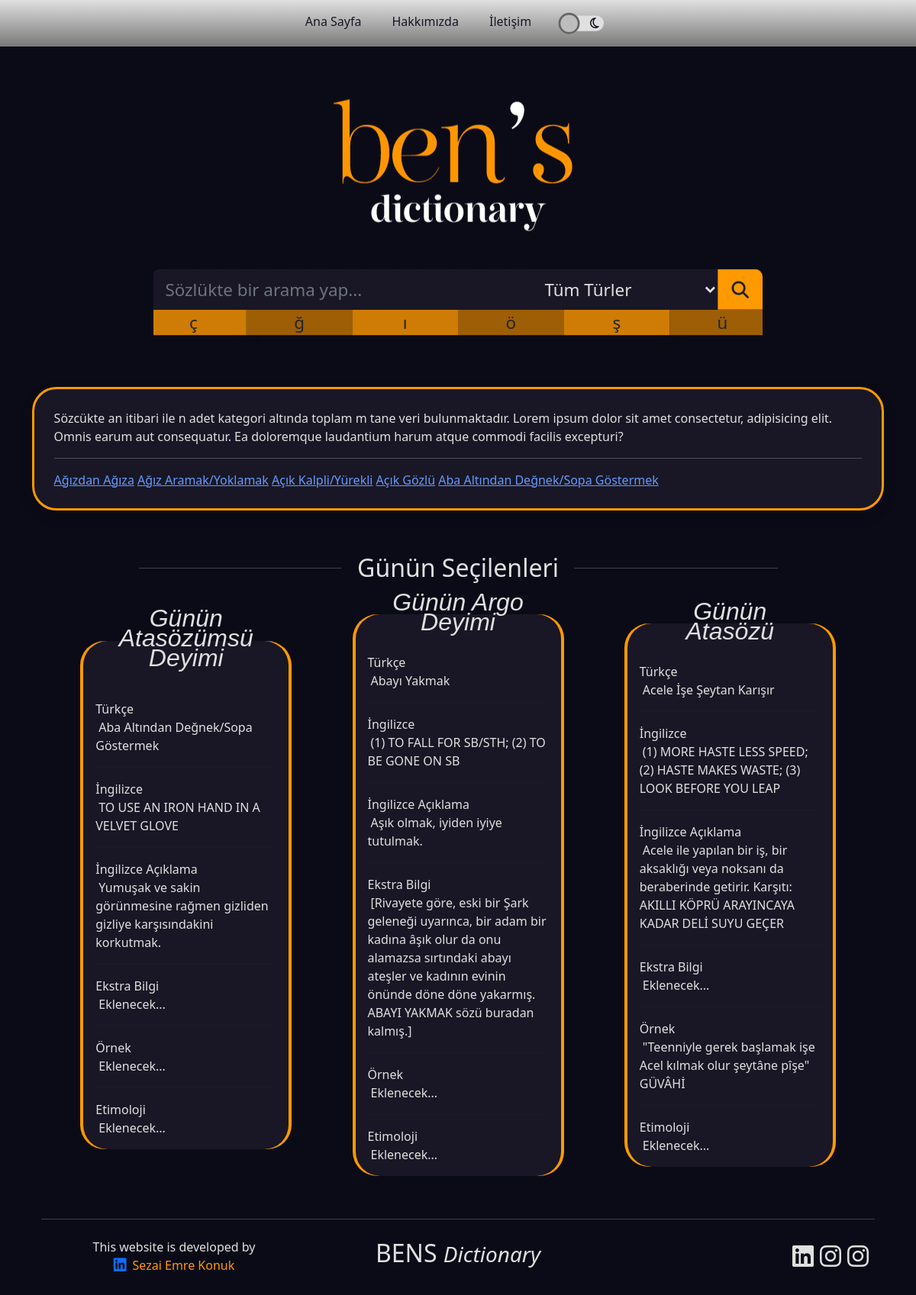
/, run on an earlier commit of the app's database.
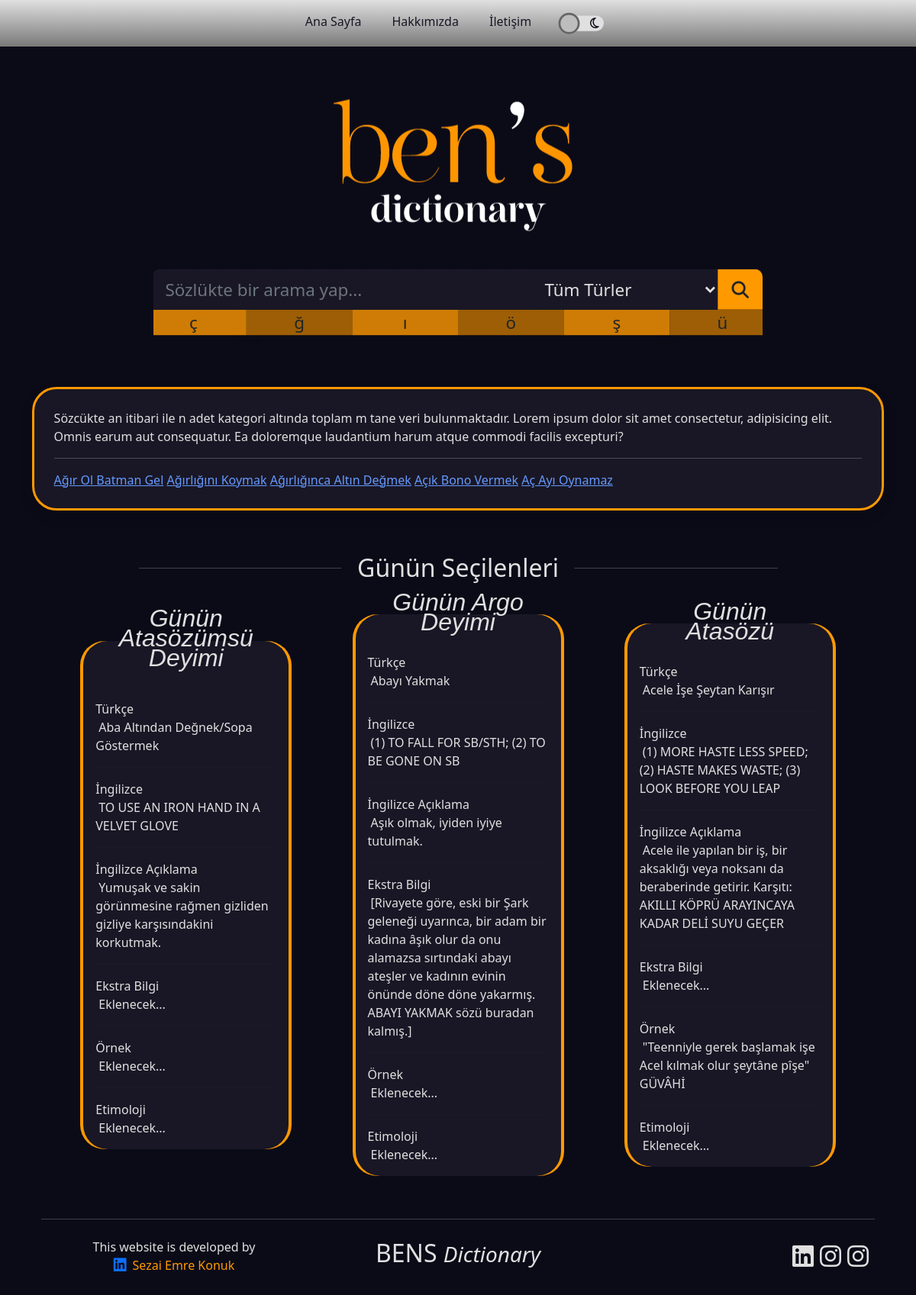
And on a later commit of the database.
### dictionary/models.py (models this page shows, shortened)
class Structure(models.Model):
    structureType = models.ForeignKey(typeOf, on_delete=models.CASCADE, null=True)
    turkish = models.CharField(max_length=200)
    english = models.CharField(max_length=200)
    description = models.TextField()
    extraInformation = models.CharField(max_length=200, blank=True, null=True)
    example = models.TextField(blank=True, null=True)
    etymology = models.TextField(blank=True, null=True)
    original = models.ForeignKey(comesFrom, null=True, blank=True, on_delete=models.CASCADE)
    last_searched = models.DateTimeField(auto_now=False, blank=True, null=True)
    search_count = models.IntegerField(default=0)
    slug = models.SlugField(max_length=200, unique=True, null=True, blank=True)

### dictionary/views.py (the view)
# urls.py: path('', views.index, name="index"),
def index(request):
    return render(request, 'dictionary/index.html',
                  {'recent': recents.get_recent_searched_posts(5), 'allIdioms': Structure.objects.all(),
                   'idiomOfDay': Structure.objects.get(id=1), 'proverbOfDay': Structure.objects.get(id=2),
                   'itwds': Structure.objects.get(id=3)})

### dictionary/models.py (called while the page is built)
    def __str__(self):
        return self.type

### dictionary/recents.py (called while the page is built)
def get_recent_searched_posts(limit=10):
    posts = Structure.objects.order_by('last_searched')[::-1]
    results = [{'title': post.turkish, 'search_count': post.search_count, 'slug': post.slug} for post in posts][:limit]
    return results

### dictionary/templates/dictionary/index.html (shortened to what this page needs)
{% extends 'base.html' %}
{% load static %}
{% block content %}
    <div class="container">
        <div class="logo-container position-relative">
          <img src="" alt="Logo" class="logo-index position-absolute" id="logo-index">
        </div>
        <form method="POST" action="{% url 'search' %}" id="searchBox" class="justify-content-center">
            <div class="row justify-content-md-center mt-5 text-center">
                <div class="col-md-6 px-0 shadow">
                  <div class="resizable-form">
                    <div class="px-0">
                        <div class="input-group">
                            <input type="text" id="search-input" name="search-input" class="theme-text theme-bg-color form-control no-round no-outline no-border top-left-round" placeholder="Sözlükte bir arama yap...">
                            <select name="search-type" id="search-type" class="ps-2 pe-1 no-round no-outline theme-text no-border theme-bg-color" style="">
                                <option value="Tüm Türler" selected class="">Tüm Türler</option>
                            </select>
                            <span class="input-group-btn">
                                <button class="btn btn-default theme-orange no-round top-right-round" type="submit"><i class="fa-solid fa-magnifying-glass"></i></button>
                            </span>
                        </div>
                      </div>
                      <div class="row rounded-bottom">
                          <div class="col-2" id="specialChars" data-text="ç">ç</div>
                          <div class="col-2" id="specialChars" data-text="ğ">ğ</div>
                          <div class="col-2" id="specialChars" data-text="ı">ı</div>
                          <div class="col-2" id="specialChars" data-text="ö">ö</div>
                          <div class="col-2" id="specialChars" data-text="ş">ş</div>
                          <div class="col-2" id="specialChars" data-text="ü">ü</div>
                      </div>
                    </div>
                </div>
            </div>
          </form>
        <section id="infoBox" style="margin-top: 5rem; margin-bottom: 3rem;" class="shadow">
            <div class="infoDiv theme-text">
                <div class=>
                    Sözcükte an itibari ile n adet kategori altında toplam m tane veri bulunmaktadır. Lorem ipsum dolor sit amet consectetur, adipisicing elit. Omnis earum aut consequatur. Ea doloremque laudantium harum atque commodi facilis excepturi?
                </div>
                <hr>
                <div style="margin-top: 1rem;">
                    {% for recentItem in recent %}
                        <a href="{% url 'slugSearch' recentItem.slug %}" class="theme-light-blue">{{ recentItem.title }}</a>
                    {% endfor %}
                </div>
            </div>
        </section>
        <div id="latest-added" class="position-relative w-100 up-scale">
            <span class="position-absolute theme-text latest-added-text text-center">Günün Seçilenleri</span>
        </div>
        <div class="row justify-content-evenly align-items-center" style="margin-top: 8rem;">
            <div class="col-8 col-sm-5 col-md-4 col-xl-3 p-1">
                {% include 'dictionary/partials/_idiomOfDay.html' with searchResult=idiomOfDay %}
            </div>
            <div class="col-8 col-sm-5 col-md-4 col-xl-3 p-1">
                {% include 'dictionary/partials/_idiomOfDay.html' with searchResult=proverbOfDay %}
            </div>
            <div class="col-8 col-sm-5 col-md-4 col-xl-3 p-1">
                {% include 'dictionary/partials/_idiomOfDay.html' with searchResult=itwds %}
            </div>
        </div>
{% endblock content %}

### dictionary/templates/dictionary/partials/_idiomOfDay.html
<div class="theme-orange-to-gray-gradient hyper-round">
    <div class="theme-bg-white m-1 hyper-round position-relative">
        <div class="over-content-header theme-text text-center"><em>
            Günün
            {% if searchResult.structureType|stringformat:'s' == "Deyim"  %}
            Deyimi
            {% elif searchResult.structureType|stringformat:'s' == "Atasözü" %}
            Atasözü
            {% elif searchResult.structureType|stringformat:'s' == "Argo deyim" %}
            Argo Deyimi
            {% else %}
            Atasözümsü Deyimi
            {% endif %}
        </em></div>
        <div class="px-3 pb-3 pt-0 mt-0">
            <span class="theme-text">Türkçe</span><br>
            <span class="p-1 theme-text">{{ searchResult.turkish }}</span>
            <hr class="text-center">
            <span class="theme-text">İngilizce</span><br>
            <span class="p-1 theme-text">{{ searchResult.english }}</span>
            <hr class="text-center">
            <span class="theme-text">İngilizce Açıklama</span><br>
            <span class="p-1 theme-text">{{ searchResult.description }}</span>
            <hr class="text-center">
            <span class="theme-text">Ekstra Bilgi</span><br>
            <span class="p-1 theme-text">{{ searchResult.extraInformation }}</span>
            <hr class="text-center">
            <span class="theme-text">Örnek</span><br>
            <span class="p-1 theme-text">{{ searchResult.example }}</span>
            <hr class="text-center">
            <span class="theme-text">Etimoloji</span><br>
            <span class="p-1 theme-text">{{ searchResult.etymology }}</span>
        </div>
    </div>
</div>

What changed in the data, as far as the page shows it:
no longer on this page (row edited): Structure: title "Ağızdan Ağıza"
no longer on this page (row edited): Structure: title "Ağız Aramak/Yoklamak"
no longer on this page (row edited): Structure: title "Açık Kalpli/Yürekli"
no longer on this page (row edited): Structure: title "Açık Gözlü"
now on this page (row edited): Structure: title "Ağır Ol Batman Gel"
now on this page (row edited): Structure: title "Ağırlığını Koymak"
now on this page (row edited): Structure: title "Ağırlığınca Altın Değmek"
now on this page (row edited): Structure: title "Açık Bono Vermek"
now on this page (row edited): Structure: title "Aç Ayı Oynamaz"
Also different on the page:
list line gone: "Aba Altından Değnek/Sopa Göstermek"
